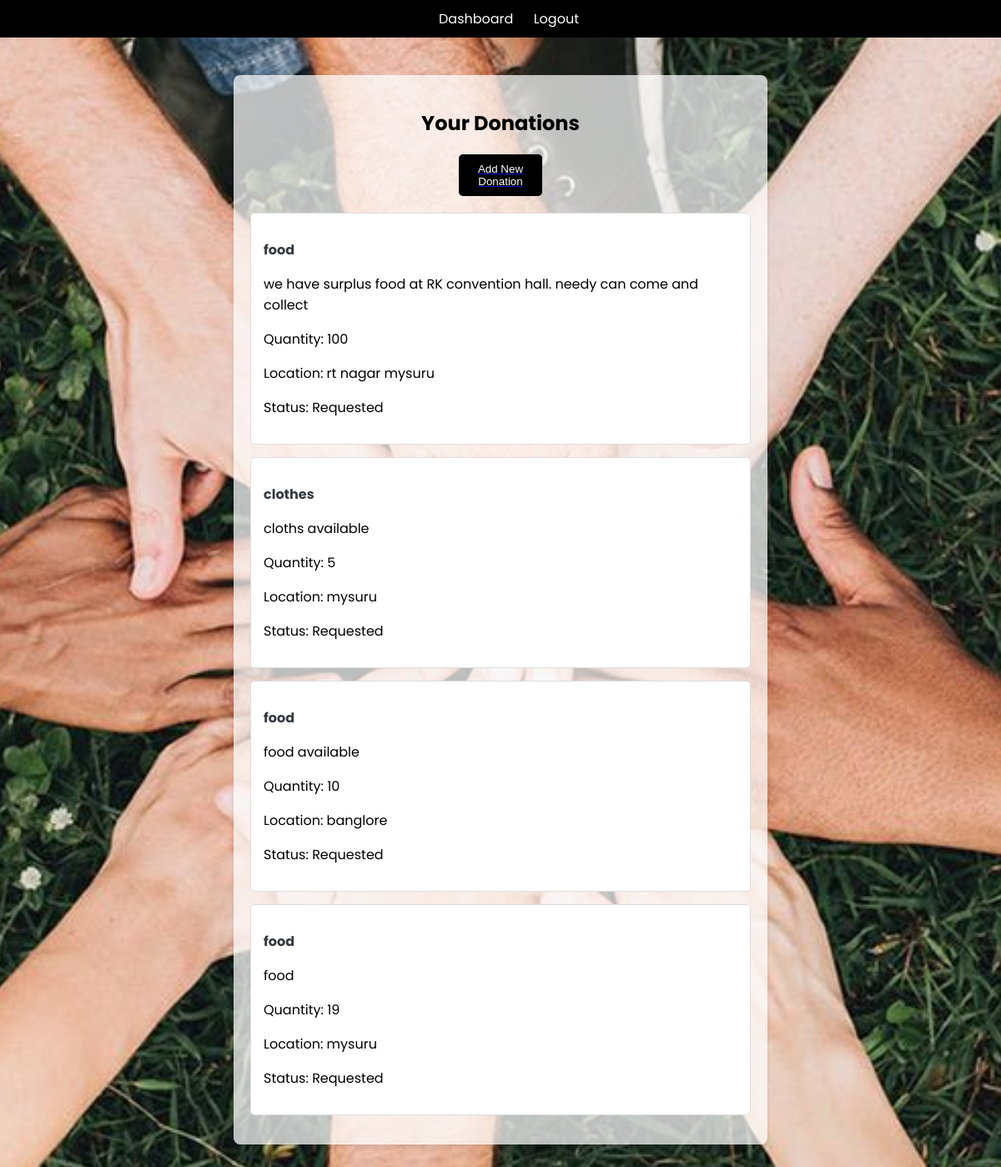
The page /dashboard/ (signed in) on the database its author committed.
### Share_Bite/models.py (models this page shows)
class Donation(models.Model):
    CATEGORY_CHOICES = [
        ('food', 'Food'),
        ('clothes', 'Clothes'),
    ]
    donator = models.ForeignKey(User, on_delete=models.CASCADE)
    category = models.CharField(max_length=10, choices=CATEGORY_CHOICES)
    description = models.TextField()
    quantity = models.CharField(max_length=100)
    location = models.CharField(max_length=200)
    available = models.BooleanField(default=True)
    created_at = models.DateTimeField(auto_now_add=True)

### Share_Bite/views.py (the view)
# urls.py: path('dashboard/', views.dashboard, name='dashboard'),
@login_required
def dashboard(request):
    profile, created = Profile.objects.get_or_create(user=request.user)
    if request.user.is_superuser:
        donations = Donation.objects.filter(available=True)
        return render(request, 'dashboard_ngo.html', {'donations': donations})
    elif profile.is_donator:
        donations = Donation.objects.filter(donator=request.user)
        return render(request, 'dashboard_donator.html', {'donations': donations})
    else:
        donations = Donation.objects.filter(available=True)
        return render(request, 'dashboard_ngo.html', {'donations': donations})

### Share_Bite/templates/dashboard_donator.html (shortened to what this page needs)
{% extends 'base.html' %}
{% block content %}
<h2>Your Donations</h2>
<a href="/add-donation"><button>Add New Donation</button></a>
{% for donation in donations %}
    <div class="card">
        <p class="card-title">{{ donation.category }}</p>
        <p class="card-text">{{ donation.description }}</p>
        <p>Quantity: {{ donation.quantity }}</p>
        <p>Location: {{ donation.location }}</p>
        <p>Status: {% if donation.available %}Available{% else %}Requested{% endif %}</p>
    </div>
{% endfor %}
{% endblock %}

### Share_Bite/templates/base.html (shortened to what this page needs)
<!DOCTYPE html>
<html lang="en">
<head>
    {% load static %}
    <link rel="stylesheet" href="{% static 'style.css' %}">
</head>
<body>
    <nav>
        <a href="/dashboard">Dashboard</a>
        <a href="/logout">Logout</a>
    </nav>
    <div class="container">
        {% block content %}{% endblock %}
    </div>
</body>
</html>

### Share_Bite/static/style.css (style rules this page uses)
body { font-family: 'Poppins'; margin: 0; padding: 0; background-color: #f8f9fa; color: #000000; padding-top: 60px; background-image: url('/static/images/donate-bg.jpeg'); background-size: cover; background-repeat: no-repeat; background-attachment: fixed; background-position: center; min-height: 80vh; margin: 0; padding: 0; }
.container { width: 90%; max-width: 600px; margin: 90px auto; background: rgba(255, 255, 255, 0.723); padding: 20px; box-shadow: 0 2px 5px rgba(0,0,0,0.1); border-radius: 8px; }
h1, h2 { text-align: center; color: #000000; }
button, input[type="submit"] { background-color: #000000; color: white; max-width: 100px; text-decoration: none; border: none; padding: 10px 20px; margin: 20px auto; cursor: pointer; border-radius: 5px; display: block; }
.card { border: 1px solid #ddd; padding: 15px; border-radius: 5px; margin-bottom: 15px; background-color: #fff; }
.card-title { font-weight: bold; color: #343a40; }
.card-text { margin: 5px 0; }
nav { position: fixed; top: 0; width: 100%; background-color: #000000; padding: 10px; text-align: center; color: white; z-index: 1000; }
nav a { color: white; text-decoration: none; margin: 0 10px; }

### rows shown on the page
Donation: category "food", description "we have surplus food at RK convention hall. needy can come and collect", quantity "100", location "rt nagar mysuru", available "Requested"
Donation: category "clothes", description "cloths available", quantity "5", location "mysuru", available "Requested"
Donation: category "food", description "food available", quantity "10", location "banglore", available "Requested"
Donation: category "food", description "food", quantity "19", location "mysuru", available "Requested"
